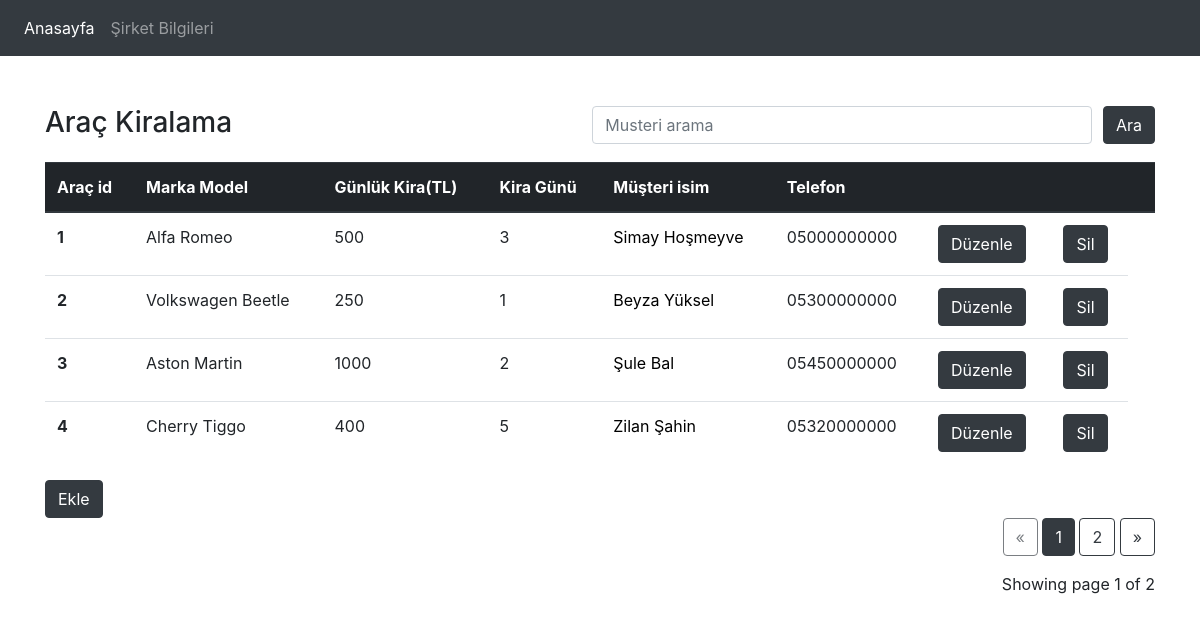
The page / on the database its author committed.
### mydb.py (models this page shows)
class Arac(db.Model):
    arac_id = db.Column(db.Integer, primary_key=True)
    marka = db.Column(db.String(30))
    model = db.Column(db.String(40))
    gunluk_kira_fiyati = db.Column(db.Integer)
    m_id = db.Column(db.Integer, db.ForeignKey("musteri.musteri_id"))
    s_id = db.Column(db.Integer, db.ForeignKey("sirket.sirket_id"))

class Fatura(db.Model):
    fatura_id = db.Column(db.Integer, primary_key=True)
    kira_gun = db.Column(db.Integer)
    toplam_odeme = db.Column(db.Integer)
    m_id = db.Column(db.Integer, db.ForeignKey("musteri.musteri_id"))

class Musteri(db.Model):
    musteri_id = db.Column(db.Integer, primary_key=True)
    musteri_isim = db.Column(db.String(70))
    telefon = db.Column(db.String(11))
    araclar = db.relationship("Arac",backref='musteri', lazy='select')
    faturalar = db.relationship("Fatura", backref='musteri', lazy='select')

### mydb.py (the view)
@app.route("/",methods=["GET","POST"])
def index():
    page = request.args.get('page', 1, type=int)
    index = db.session.query(Arac,Musteri,Fatura).select_from(Arac).join(Musteri).join(Fatura).paginate(page=page, per_page=4)
    return render_template("index.html",index=index)

### templates/index.html (shortened to what this page needs)
<!DOCTYPE html>
<head>
    <link rel="stylesheet" href="https://maxcdn.bootstrapcdn.com/bootstrap/4.0.0/css/bootstrap.min.css">
</head>
<body>
    <nav class="navbar navbar-expand-lg navbar-dark bg-dark">
        <div class="collapse navbar-collapse" id="navbarNav">
          <ul class="navbar-nav">
            <li class="nav-item active">
              <a class="nav-link" href="/">Anasayfa <span class="sr-only">(current)</span></a>
            </li>
            <li class="nav-item">
              <a class="nav-link" href="/sirket">Şirket Bilgileri</a>
            </li>
          </ul>
        </div>
      </nav>
    <div style = "margin-top: 50px;" class = "container" >
        <div>
        <div style="float:left"><h3>Araç Kiralama</h3></div>
        <form method="POST">
        <div style="float:right">
        <input type="submit" formaction="/search" class="btn btn-dark" value="Ara">
        </div>
        <div style="float:right"><h1>&nbsp;</h1></div>
        <div style="float:right">
        <input class="form-control" style ="width:500px;" placeholder="Musteri arama" type="text" name="search" >
        </div>
        </form>
        </div>
        <table class="table">
            <thead class="thead-dark">
              <tr>
                <th scope="col">Araç id</th>
                <th scope="col">Marka Model</th>
                <th scope="col">Günlük Kira(TL)</th>
                <th scope="col">Kira Günü</th>
                <th scope="col">Müşteri isim</th>
                <th scope="col">Telefon</th>
                <th scope="col"></th>
                <th scope="col"></th>
                <th scope="col"></th>
              </tr>
            </thead>
            <tbody>
            {% for i in index.items %}
             <tr>
                <th scope="row">{{i.Arac.arac_id}}</th>
                <td>{{i.Arac.marka+" "+i.Arac.model}}</td>
                <td>{{i.Arac.gunluk_kira_fiyati}}</td>
                <td>{{i.Fatura.kira_gun}}</td>
                <td><a href="{{ url_for('musteri',musteri_id=i.Musteri.musteri_id) }}">{{i.Musteri.musteri_isim}}</a></td>
                <td>{{i.Musteri.telefon}}</td>
                <td><a style="color:white" href="{{ url_for('update', arac_id=i.Arac.arac_id,fatura_id=i.Fatura.fatura_id,musteri_id=i.Musteri.musteri_id) }}" class="btn btn-dark">Düzenle</a></td>
                <td><a style="color:white" href="{{ url_for('delete', arac_id=i.Arac.arac_id,fatura_id=i.Fatura.fatura_id,musteri_id=i.Musteri.musteri_id)}}" type="submit" class="btn btn-dark">Sil</a></td>
              </tr>
            {% endfor %}
            </tbody>
          </table>
          <a href="/add" class="btn btn-dark" role="button">Ekle</a>
          <div class="text-right">
            <a href="{{ url_for('index', page=index.prev_num) }}"
               class="btn btn-outline-dark
               {% if index.page == 1 %}disabled{% endif %}">
                &laquo;
            </a>
            {% for page_num in index.iter_pages(left_edge=1, right_edge=1, left_current=1, right_current=2) %}
        {% if page_num %}
                    {% if index.page == page_num %}
                    <a href="{{ url_for('index', page=page_num) }}"
                       class="btn btn-dark">
                        {{ page_num }}
                    </a>
                    {% else %}
                    <a href="{{ url_for('index', page=page_num) }}"
                       class="btn btn-outline-dark">
                        {{ page_num }}
                    </a>
                    {% endif %}
                {% else %}
                    ...
                {% endif %}
            {% endfor %}
            <a href="{{ url_for('index', page=index.next_num) }}"
               class="btn btn-outline-dark
               {% if index.page == index.pages %}disabled{% endif %}">
                &raquo;
            </a>
        </div>
        <p class="text-right mt-3">
           Showing page {{ index.page }} of {{ index.pages }}
        </p>
    </div>
    </body>
</html>

### templates/index.html (style rules this page uses)
a { color: black; text-decoration: none; }

### rows shown on the page
Arac: Arac.arac_id "1", Arac "Alfa Romeo", Arac.gunluk_kira_fiyati "500", Fatura.kira_gun "3", Musteri.musteri_isim "Simay Hoşmeyve", Musteri.telefon "05000000000"
Arac: Arac.arac_id "2", Arac "Volkswagen Beetle", Arac.gunluk_kira_fiyati "250", Fatura.kira_gun "1", Musteri.musteri_isim "Beyza Yüksel", Musteri.telefon "05300000000"
Arac: Arac.arac_id "3", Arac "Aston Martin", Arac.gunluk_kira_fiyati "1000", Fatura.kira_gun "2", Musteri.musteri_isim "Şule Bal", Musteri.telefon "05450000000"
Arac: Arac.arac_id "4", Arac "Cherry Tiggo", Arac.gunluk_kira_fiyati "400", Fatura.kira_gun "5", Musteri.musteri_isim "Zilan Şahin", Musteri.telefon "05320000000"

### other values the page prints
{{ page_num }} "1"
{{ page_num }} "2"
{{ index.page }} "1"
{{ index.pages }} "2"
